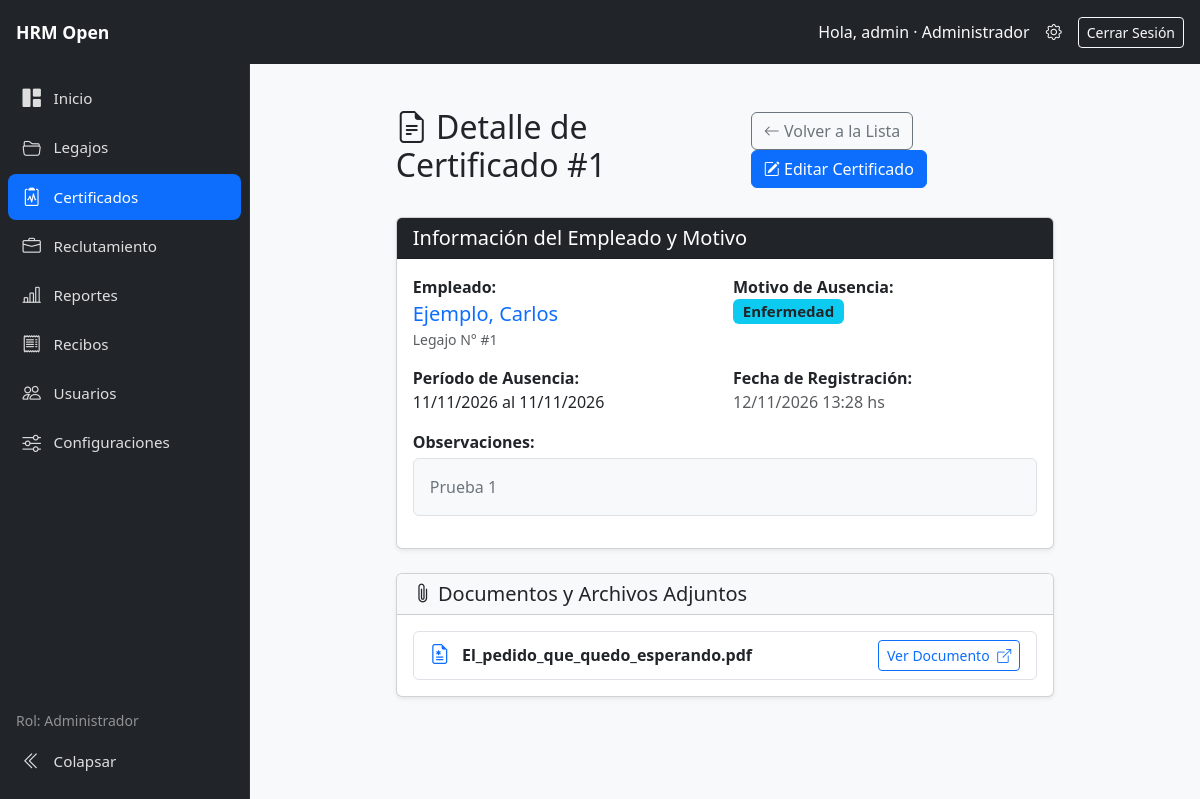
Screenshot of /absences/1/ (signed in) with the database file from the repository.
### employees/models.py (models this page shows, shortened)
class AbsenceCertificate(models.Model):
    REASON_CHOICES = [
            ('Enfermedad', 'Enfermedad'),
            ('Accidente', 'Accidente'),
            ('Trámite Personal', 'Trámite Personal'),
            ('Estudio', 'Estudio'),
            ('Familiar', 'Familiar'),
            ('Otro', 'Otro'),
        ]
    employee = models.ForeignKey('Employee', on_delete=models.CASCADE, verbose_name="Empleado")
    reason = models.CharField(max_length=50, choices=REASON_CHOICES, verbose_name="Motivo")
    start_date = models.DateField(verbose_name="Fecha de Inicio")
    end_date = models.DateField(verbose_name="Fecha de Fin")
    observations = models.TextField(blank=True, null=True, verbose_name="Observaciones")
    created_at = models.DateTimeField(auto_now_add=True)

class Employee(models.Model):
    employee_leg = models.CharField(max_length=50, unique=True, verbose_name="Nro. Legajo", blank=True, null=True)
    dni = models.CharField(max_length=20, unique=True, verbose_name="DNI", blank=True, null=True)
    cuil = models.CharField(max_length=20, unique=True, verbose_name="CUIL / NIF", blank=True, null=True)
    first_name = models.CharField(max_length=100, verbose_name="Nombre")
    last_name = models.CharField(max_length=100, verbose_name="Apellido")
    email = models.EmailField(unique=True, verbose_name="Correo Electrónico")
    phone = models.CharField(max_length=50, verbose_name="Teléfono de Contacto", blank=True, null=True)
    street = models.CharField(max_length=150, verbose_name="Calle", blank=True, null=True)
    street_number = models.CharField(max_length=20, verbose_name="Número", blank=True, null=True)
    floor = models.CharField(max_length=10, verbose_name="Piso", blank=True, null=True)
    apartment = models.CharField(max_length=10, verbose_name="Dpto.", blank=True, null=True)
    postal_code = models.CharField(max_length=20, verbose_name="Código Postal", blank=True, null=True)
    city = models.CharField(max_length=100, verbose_name="Localidad", blank=True, null=True)
    state = models.CharField(max_length=100, verbose_name="Provincia / Estado", blank=True, null=True)
    position = models.CharField(max_length=100, verbose_name="Posición")
    area_rel = models.ForeignKey(Area, on_delete=models.SET_NULL, null=True, blank=True, verbose_name="Área")
    sector_rel = models.ForeignKey(Sector, on_delete=models.SET_NULL, null=True, blank=True, verbose_name="Sector")
    social_work_rel = models.ForeignKey(SocialWork, on_delete=models.SET_NULL, null=True, blank=True, verbose_name="Obra Social")
    agreement_rel = models.ForeignKey(CollectiveAgreement, on_delete=models.SET_NULL, null=True, blank=True, verbose_name="Convenio")
    hire_date = models.DateField(verbose_name="Fecha de Ingreso")
    is_active = models.BooleanField(default=True, verbose_name="Activo")
    termination_date = models.DateField(verbose_name="Fecha de Egreso", blank=True, null=True)
    termination_reason_rel = models.ForeignKey(
        TerminationReasonCatalog,
        on_delete=models.SET_NULL,
        null=True,
        blank=True,
        verbose_name="Motivo de Baja"
    )
    photo = models.ImageField(upload_to='employees/photos/', verbose_name="Fotografía", blank=True, null=True)
    user = models.OneToOneField(
        settings.AUTH_USER_MODEL,
        on_delete=models.SET_NULL,
        null=True,
        blank=True,
        related_name='employee_profile',
        verbose_name='Usuario del sistema',
    )
    created_at = models.DateTimeField(auto_now_add=True)
    class Meta:
        verbose_name = "Legajo"
        verbose_name_plural = "Legajos"
        ordering = ['last_name', 'first_name']

class AbsenceCertificateDocument(models.Model):
    absence_certificate = models.ForeignKey(AbsenceCertificate, on_delete=models.CASCADE, related_name='documents')
    file = models.FileField(upload_to='absences/', verbose_name="Archivo Adjunto")
    @property
    def filename(self):
        return os.path.basename(self.file.name)

### employees/views.py (the view)
# urls.py: path('absences/<int:pk>/', views.absence_detail_view, name='absence_detail'),
@capability_required(can_manage_absences)
def absence_detail_view(request, pk):
    certificate = get_object_or_404(AbsenceCertificate, pk=pk)
    return render(request, 'absences/absence_detail.html', {'certificate': certificate})

### accounts/context_processors.py (called while the page is built, shortened)
def role_context(request):
    user = getattr(request, 'user', None)
    return capabilities_for(user)

### accounts/roles.py (called while the page is built)
def get_user_role(user):
    if not getattr(user, 'is_authenticated', False):
        return None
    if user.is_superuser:
        return ROLE_ADMIN
    names = set(user.groups.values_list('name', flat=True))
    for role in ALL_ROLES:
        if role in names:
            return role
    return None

def user_has_role(user, *roles):
    role = get_user_role(user)
    return role in roles

def can_manage_users(user):
    return user_has_role(user, ROLE_ADMIN)

def can_manage_employees(user):
    return user_has_role(user, ROLE_ADMIN, ROLE_OPERATOR)

def can_manage_absences(user):
    return user_has_role(user, ROLE_ADMIN, ROLE_OPERATOR, ROLE_COLLABORATOR)

def can_manage_recruitment(user):
    return user_has_role(user, ROLE_ADMIN, ROLE_OPERATOR)

def can_view_reports(user):
    return user_has_role(user, ROLE_ADMIN, ROLE_OPERATOR)

def can_import_export_employees(user):
    return user_has_role(user, ROLE_ADMIN, ROLE_OPERATOR)

def can_view_payslips(user):
    return user_has_role(user, ROLE_ADMIN, ROLE_OPERATOR, ROLE_COLLABORATOR)

def can_upload_payslips(user):
    return user_has_role(user, ROLE_ADMIN, ROLE_OPERATOR)

def can_manage_settings(user):
    return user_has_role(user, ROLE_ADMIN)

def capabilities_for(user):
    return {
        'user_role': get_user_role(user),
        'can_manage_users': can_manage_users(user),
        'can_manage_employees': can_manage_employees(user),
        'can_manage_absences': can_manage_absences(user),
        'can_manage_recruitment': can_manage_recruitment(user),
        'can_view_reports': can_view_reports(user),
        'can_import_export_employees': can_import_export_employees(user),
        'can_view_payslips': can_view_payslips(user),
        'can_upload_payslips': can_upload_payslips(user),
        'can_manage_settings': can_manage_settings(user),
    }

### core/context_processors.py (called while the page is built)
def company_settings(request):
    config, created = CompanySettings.objects.get_or_create(id=1, defaults={'name': 'HRM Open'})
    return {
        'company_config': config
    }

### employees/context_processors.py (called while the page is built)
def company_context(request):
    return {
        'company': CompanySettings.load()
    }

### employees/models.py (called while the page is built)
    @classmethod
    def load(cls):
        obj, created = cls.objects.get_or_create(pk=1)
        return obj

### templates/absences/absence_detail.html
{% extends "dashboard.html" %}
{% block content %}
<div class="container mt-4 mb-5">
    <div class="row justify-content-center">
        <div class="col-md-9">
            <div class="d-flex justify-content-between align-items-center mb-4">
                <h2><i class="bi bi-file-earmark-text"></i> Detalle de Certificado #{{ certificate.id }}</h2>
                <div>
                    <a href="{% url 'absence_list' %}" class="btn btn-outline-secondary me-2">
                        <i class="bi bi-arrow-left"></i> Volver a la Lista
                    </a>
                    <a href="{% url 'absence_update' certificate.id %}" class="btn btn-primary">
                        <i class="bi bi-pencil-square"></i> Editar Certificado
                    </a>
                </div>
            </div>
            <div class="card shadow-sm mb-4">
                <div class="card-header bg-dark text-white">
                    <h5 class="card-title mb-0">Información del Empleado y Motivo</h5>
                </div>
                <div class="card-body">
                    <div class="row g-3">
                        <div class="col-md-6">
                            <strong>Empleado:</strong>
                            <p class="fs-5 mb-0 text-primary">{{ certificate.employee.last_name }}, {{ certificate.employee.first_name }}</p>
                            <small class="text-muted">Legajo N° #{{ certificate.employee.id }}</small>
                        </div>
                        <div class="col-md-6">
                            <strong>Motivo de Ausencia:</strong>
                            <p class="fs-5 mb-0"><span class="badge bg-info text-dark">{{ certificate.get_reason_display }}</span></p>
                        </div>
                        <div class="col-md-6">
                            <strong>Período de Ausencia:</strong>
                            <p class="mb-0 fs-6">{{ certificate.start_date|date:"d/m/Y" }} al {{ certificate.end_date|date:"d/m/Y" }}</p>
                        </div>
                        <div class="col-md-6">
                            <strong>Fecha de Registración:</strong>
                            <p class="mb-0 text-muted">{{ certificate.created_at|date:"d/m/Y H:i" }} hs</p>
                        </div>
                        <div class="col-12">
                            <strong>Observaciones:</strong>
                            <p class="bg-light p-3 rounded border text-secondary mt-1">
                                {% if certificate.observations %}
                                    {{ certificate.observations|linebreaksbr }}
                                {% else %}
                                    <em class="text-muted">Sin observaciones registradas.</em>
                                {% endif %}
                            </p>
                        </div>
                    </div>
                </div>
            </div>
            <div class="card shadow-sm">
                <div class="card-header bg-light">
                    <h5 class="card-title mb-0"><i class="bi bi-paperclip"></i> Documentos y Archivos Adjuntos</h5>
                </div>
                <div class="card-body">
                    {% if certificate.documents.all %}
                        <div class="list-group">
                            {% for doc in certificate.documents.all %}
                                <a href="{{ doc.file.url }}" target="_blank" class="list-group-item list-group-item-action d-flex justify-content-between align-items-center">
                                    <div>
                                        <i class="bi bi-file-earmark-medical me-2 text-primary fs-5"></i>
                                        <strong>{{ doc.filename }}</strong>
                                    </div>
                                    <span class="btn btn-sm btn-outline-primary">
                                        Ver Documento <i class="bi bi-box-arrow-up-right ms-1"></i>
                                    </span>
                                </a>
                            {% endfor %}
                        </div>
                    {% else %}
                        <p class="text-muted mb-0">No hay archivos ni comprobantes adjuntos a este certificado.</p>
                    {% endif %}
                </div>
            </div>
        </div>
    </div>
</div>
{% endblock %}

### templates/dashboard.html (shortened to what this page needs)
﻿<!DOCTYPE html>
{% load static %}
<html lang="es">
<head>
    <link href="https://cdn.jsdelivr.net/npm/bootstrap@5.3.0/dist/css/bootstrap.min.css" rel="stylesheet">
    <link rel="stylesheet" href="https://cdn.jsdelivr.net/npm/bootstrap-icons@1.10.5/font/bootstrap-icons.css">
</head>
<body class="app-shell">
    <header class="app-topbar">
        <div class="d-flex align-items-center gap-2">
            <a class="brand-text d-flex align-items-center gap-2 text-decoration-none" href="{% url 'dashboard' %}">
                <span class="text-white fw-bold d-none d-sm-inline">HRM Open</span>
            </a>
        </div>
        <div class="d-flex align-items-center">
            {% if request.user.is_authenticated %}
                <span class="text-light me-3 d-none d-md-inline">
                    Hola, {{ request.user.first_name|default:request.user.username }}{% if user_role %} · {{ user_role }}{% endif %}
                </span>
                {% if can_manage_users %}
                    <a href="{% url 'admin:index' %}" class="text-white text-decoration-none me-3" title="Panel de Administración" target="_blank">
                        <i class="bi bi-gear"></i>
                    </a>
                {% endif %}
                <form action="{% url 'logout' %}" method="post" class="d-inline m-0">
                    <button type="submit" class="btn btn-outline-light btn-sm">Cerrar Sesión</button>
                </form>
            {% else %}
                <a href="{% url 'login' %}" class="btn btn-outline-light btn-sm">Iniciar Sesión</a>
            {% endif %}
        </div>
    </header>
    <div class="app-layout">
        {% include "partials/sidebar_nav.html" %}
        <main class="app-main">
            {% block content %}{% endblock %}
        </main>
    </div>
</body>
</html>

### templates/dashboard.html (style rules this page uses)
:root { --sidebar-width: 250px; --sidebar-collapsed-width: 72px; --topbar-height: 64px; --sidebar-bg: #212529; --sidebar-hover: #2c3034; --sidebar-active: #0d6efd; }
html { height: 100%; }
body.app-shell { height: 100%; margin: 0; overflow: hidden; background: #f8f9fa; }
.app-topbar { position: fixed; top: 0; left: 0; right: 0; z-index: 1030; height: var(--topbar-height); background: #212529; color: #fff; display: flex; align-items: center; justify-content: space-between; padding: 0 1rem; gap: 0.75rem; }
.app-topbar .brand-text { color: #fff; text-decoration: none; font-weight: 600; font-size: 1.1rem; }
.app-layout { display: flex; position: fixed; top: var(--topbar-height); left: 0; right: 0; bottom: 0; }
.app-main { flex: 1; min-width: 0; height: 100%; overflow-y: auto; overflow-x: hidden; padding: 1.25rem; -webkit-overflow-scrolling: touch; }

### rows the page displays
AbsenceCertificate: id "1", employee.last_name "Ejemplo", employee.first_name "Carlos", employee.id "1", reason "Enfermedad", start_date "11/11/2026", end_date "11/11/2026", created_at "12/11/2026 13:28", observations "Prueba 1"
AbsenceCertificateDocument: filename "El_pedido_que_quedo_esperando.pdf"

### other values shown
{{ request.user.first_name|default:request.user.username }} "admin"
{{ user_role }} "Administrador"
